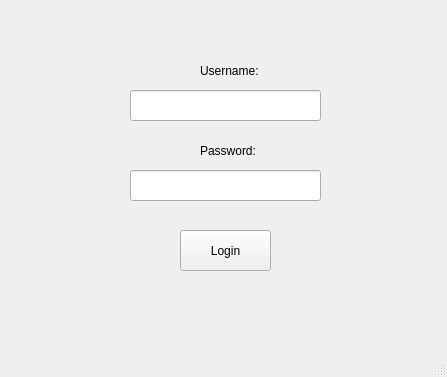
<?xml version="1.0" encoding="UTF-8"?>
<ui version="4.0">
 <class>MainWindow</class>
 <widget class="QMainWindow" name="MainWindow">
  <property name="geometry">
   <rect>
    <x>0</x>
    <y>0</y>
    <width>447</width>
    <height>377</height>
   </rect>
  </property>
  <property name="windowTitle">
   <string>MainWindow</string>
  </property>
  <widget class="QWidget" name="centralwidget">
   <widget class="QPushButton" name="pushButton">
    <property name="geometry">
     <rect>
      <x>180</x>
      <y>230</y>
      <width>91</width>
      <height>41</height>
     </rect>
    </property>
    <property name="text">
     <string>Login</string>
    </property>
   </widget>
   <widget class="QLineEdit" name="textEdit">
    <property name="geometry">
     <rect>
      <x>130</x>
      <y>90</y>
      <width>191</width>
      <height>31</height>
     </rect>
    </property>
   </widget>
   <widget class="QLabel" name="label">
    <property name="geometry">
     <rect>
      <x>200</x>
      <y>60</y>
      <width>61</width>
      <height>21</height>
     </rect>
    </property>
    <property name="text">
     <string>Username:</string>
    </property>
   </widget>
   <widget class="QLabel" name="label_2">
    <property name="geometry">
     <rect>
      <x>200</x>
      <y>140</y>
      <width>61</width>
      <height>21</height>
     </rect>
    </property>
    <property name="text">
     <string>Password:</string>
    </property>
   </widget>
   <widget class="QLineEdit" name="textEdit_2">
    <property name="geometry">
     <rect>
      <x>130</x>
      <y>170</y>
      <width>191</width>
      <height>31</height>
     </rect>
    </property>
   </widget>
  </widget>
  <widget class="QMenuBar" name="menubar">
   <property name="geometry">
    <rect>
     <x>0</x>
     <y>0</y>
     <width>447</width>
     <height>22</height>
    </rect>
   </property>
  </widget>
  <widget class="QStatusBar" name="statusBar"/>
 </widget>
 <resources/>
 <connections/>
</ui>
